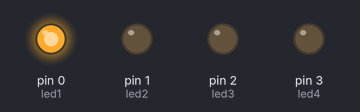
Simulated run of this sketch. Board: Arduino Uno, built with avr-gcc and run on an emulated ATmega328P. Parts: output pins drawn as LEDs (lit = HIGH).

Above: at 0.12 s.
At 0.62 s:
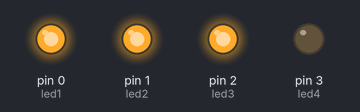
At 1.1 s:
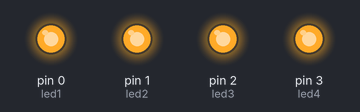
At 2.12 s:
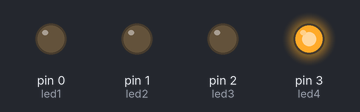
At 3.37 s:
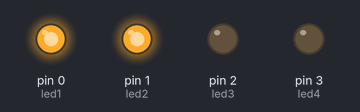
At 5.6 s:
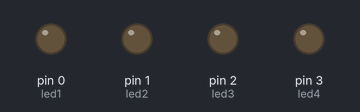
Timing chart, 0 to 6.9 s (numbered marks = the images above):
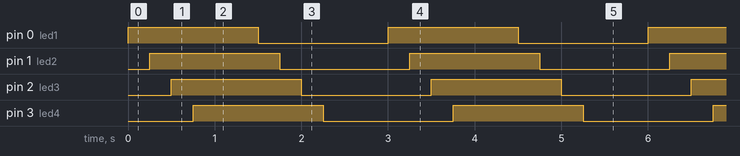

The sketch:

abhiram-task-a.ino
```cpp
int led1 = 0;
int led2 = 1;
int led3 = 2;
int led4 = 3;


// the setup routine runs once when you press reset:
void setup() {

  pinMode(led1, OUTPUT);
  pinMode(led2, OUTPUT);
  pinMode(led3, OUTPUT);
  pinMode(led4, OUTPUT);

}
//looping without for loop

void loop() {
  digitalWrite(led1, HIGH);
  delay(250);
  digitalWrite(led2,HIGH);
  delay(250);
  digitalWrite(led3,HIGH);
  delay(250);
  digitalWrite(led4,HIGH);

  //turning on set
  delay(750);  //lag between section


  digitalWrite(led1, LOW);
  delay(250);
  digitalWrite(led2, LOW);
  delay(250);
  digitalWrite(led3, LOW);
  delay(250);
  digitalWrite(led4, LOW);
//turning on part

   delay(750);   // next loop lag
}
```

Measured:
- by itself, pin 0 (led1), pin 1 (led2), pin 2 (led3), pin 3 (led4): alternates HIGH for 1.5 s and LOW for 1.5 s
- by itself, everything shown: repeats every 3.0 s, in 8 steps
